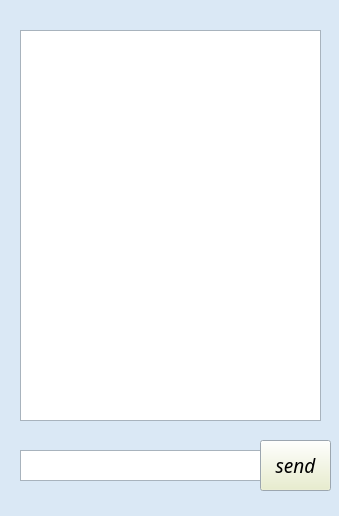
<?xml version="1.0" encoding="UTF-8"?>
<ui version="4.0">
 <class>Form</class>
 <widget class="QWidget" name="Form">
  <property name="geometry">
   <rect>
    <x>0</x>
    <y>0</y>
    <width>339</width>
    <height>516</height>
   </rect>
  </property>
  <property name="palette">
   <palette>
    <active>
     <colorrole role="Base">
      <brush brushstyle="SolidPattern">
       <color alpha="255">
        <red>255</red>
        <green>255</green>
        <blue>255</blue>
       </color>
      </brush>
     </colorrole>
     <colorrole role="Window">
      <brush brushstyle="SolidPattern">
       <color alpha="255">
        <red>218</red>
        <green>232</green>
        <blue>245</blue>
       </color>
      </brush>
     </colorrole>
    </active>
    <inactive>
     <colorrole role="Base">
      <brush brushstyle="SolidPattern">
       <color alpha="255">
        <red>255</red>
        <green>255</green>
        <blue>255</blue>
       </color>
      </brush>
     </colorrole>
     <colorrole role="Window">
      <brush brushstyle="SolidPattern">
       <color alpha="255">
        <red>218</red>
        <green>232</green>
        <blue>245</blue>
       </color>
      </brush>
     </colorrole>
    </inactive>
    <disabled>
     <colorrole role="Base">
      <brush brushstyle="SolidPattern">
       <color alpha="255">
        <red>218</red>
        <green>232</green>
        <blue>245</blue>
       </color>
      </brush>
     </colorrole>
     <colorrole role="Window">
      <brush brushstyle="SolidPattern">
       <color alpha="255">
        <red>218</red>
        <green>232</green>
        <blue>245</blue>
       </color>
      </brush>
     </colorrole>
    </disabled>
   </palette>
  </property>
  <property name="windowTitle">
   <string>Chatroom</string>
  </property>
  <property name="windowIcon">
   <iconset>
    <normaloff>../Downloads/chat.png</normaloff>../Downloads/chat.png</iconset>
  </property>
  <widget class="QTextBrowser" name="textbrowid">
   <property name="geometry">
    <rect>
     <x>20</x>
     <y>30</y>
     <width>301</width>
     <height>391</height>
    </rect>
   </property>
  </widget>
  <widget class="QPlainTextEdit" name="edtext">
   <property name="geometry">
    <rect>
     <x>20</x>
     <y>450</y>
     <width>241</width>
     <height>31</height>
    </rect>
   </property>
  </widget>
  <widget class="QPushButton" name="sendbt">
   <property name="geometry">
    <rect>
     <x>260</x>
     <y>440</y>
     <width>71</width>
     <height>51</height>
    </rect>
   </property>
   <property name="palette">
    <palette>
     <active>
      <colorrole role="Button">
       <brush brushstyle="SolidPattern">
        <color alpha="255">
         <red>232</red>
         <green>238</green>
         <blue>198</blue>
        </color>
       </brush>
      </colorrole>
     </active>
     <inactive>
      <colorrole role="Button">
       <brush brushstyle="SolidPattern">
        <color alpha="255">
         <red>232</red>
         <green>238</green>
         <blue>198</blue>
        </color>
       </brush>
      </colorrole>
     </inactive>
     <disabled>
      <colorrole role="Button">
       <brush brushstyle="SolidPattern">
        <color alpha="255">
         <red>232</red>
         <green>238</green>
         <blue>198</blue>
        </color>
       </brush>
      </colorrole>
     </disabled>
    </palette>
   </property>
   <property name="font">
    <font>
     <family>Herculanum</family>
     <pointsize>14</pointsize>
     <weight>50</weight>
     <italic>true</italic>
     <bold>false</bold>
    </font>
   </property>
   <property name="text">
    <string>send</string>
   </property>
  </widget>
 </widget>
 <resources/>
 <connections/>
</ui>
